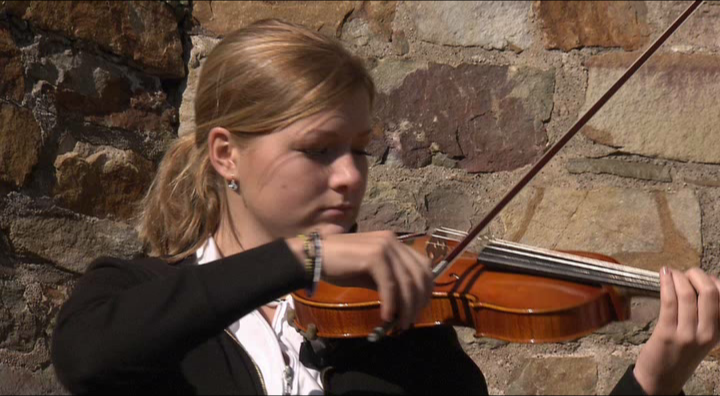
#> input picture Rhine Valley/RV_L.bmp, 720 x 396 px, found by its file name
$ python ViewSynt.py
#> lines starting #> are read from the running program, lines starting #| are printed output that depends on the picture; after the words box and inside, x2 and y2 are one past the last pixel; in counts of white or black regions, pixels touching at a corner belong together
import imageio
import numpy as np
import cv2 as cv
from matplotlib import pyplot as plt

def show(img):
    plt.imshow(img,'gray')
    plt.show()

def show_double(img1,img2,title1,title2):
    plt.figure()
    plt.subplot(121)
    plt.imshow(img1,'gray')
    plt.title(title1)
    plt.subplot(122)
    plt.imshow(img2,'gray')
    plt.title(title2)
    plt.show()

def filterLayer(img):
    img=cv.medianBlur(img,3)
    img=img/16.0
    return img
########################initialization#############################
imgC = cv.imread('RV_L.bmp')
#> imgC is the input picture: shape (396, 720, 3); mean B, G, R 64, 79, 102.5
imgL = cv.imread('RV_L.bmp',0)
#> imgL: shape (396, 720); min 2, max 253, mean 84.3
imgR = cv.imread('RV_R.bmp',0)
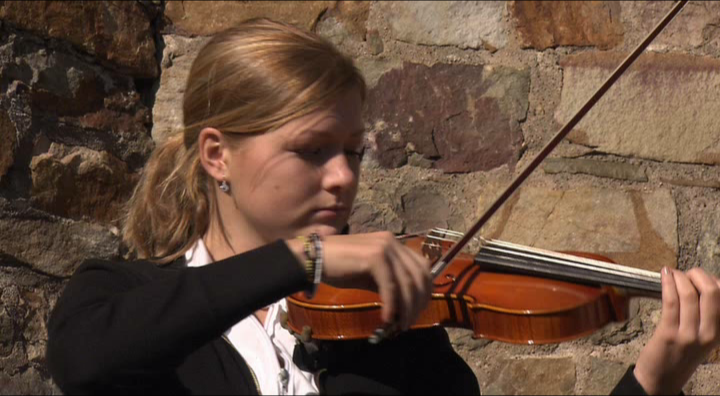
#> input picture Rhine Valley/RV_R.bmp, 720 x 396 px, found by its file name
#> imgR: shape (396, 720); min 2, max 254, mean 82.7
imgL1=cv.imread('RV_L.bmp',0)
imgR1=cv.imread('RV_R.bmp',0)
H,W=imgL1.shape
#> H = 396; W = 720
show(imgL1)
########################disparity computation########################
windowsize=15
channel=1
numdisparities=16*2
stereoL = cv.StereoSGBM_create(0,numdisparities,windowsize,8*channel*windowsize**2,32*channel*windowsize**2,-1,15,0,10,1,1)
disparity_L = stereoL.compute(imgL1,imgR1)
stereoR = cv.ximgproc.createRightMatcher(stereoL)
disparity_R = abs(stereoR.compute(imgR1,imgL1))
for i in range(H):
    for j in range(numdisparities):
        disparity_L[i][0:numdisparities]=disparity_L[i][numdisparities+1]
        disparity_R[i][W-numdisparities:W+1]=disparity_R[i][W-numdisparities-1]
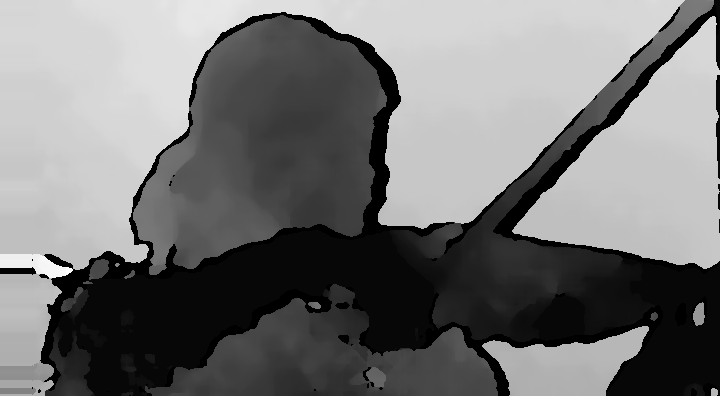
#> disparity_L: shape (396, 720) int16; min -16, max 496, mean 218.7; drawn with min black and max white
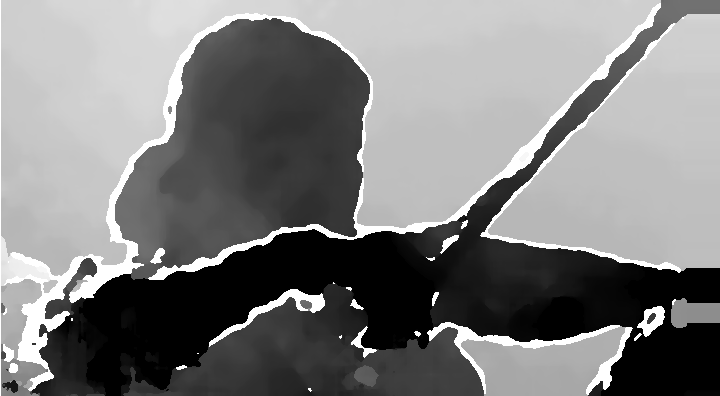
#> disparity_R: shape (396, 720) int16; min 0, max 512, mean 254.6; drawn with min black and max white
#######################filter########################################
disparity_L=filterLayer(disparity_L)
disparity_R=filterLayer(disparity_R)
title1='L2R Disparity map'
title2='R2L Disparity map'
show_double(disparity_L,disparity_R,title1,title2)
#######################LRC-checking##################################
Occlusion=np.zeros_like(disparity_L)
for i in range(H):
    for j in range(W):
        dispL=disparity_L[i][j]
        if j-dispL>=W:
            Occlusion[i][j]=0
            continue
        dispR=disparity_R[i][j-round(dispL)]
        if dispL==0 and dispR==0:
            Occlusion[i][j]=10
            continue
        if dispL==-1:
            Occlusion[i][j]=-1
            continue
        if abs(dispL-dispR)<1:Occlusion[i][j]=disparity_L[i][j]
        else:Occlusion[i][j]=0
#show(Occlusion)
DisparityL_LRC=np.zeros_like(disparity_L)
for i in range(H):
    for j in range(W):
        if Occlusion[i][j]>0:
            DisparityL_LRC[i][j]=disparity_L[i][j]
            continue
        else:
            pl=0
            pr=0
            left=1
            right=1
            flagL=1
            flagR=1
            while(flagL):
                if j-left<=0:
                    flagL=0
                    pl=1000
                    break
                pl=disparity_L[i][j-left]
                if pl>0:
                    flagL=0
                else:left=left+1
            while(flagR):
                if j+right==W:
                    flagR=0
                    pr=1000
                    break
                pr=disparity_L[i][j+right]
                if pr>0:
                    flagR=0
                else:right=right+1
        if Occlusion[i][j]==0:
            DisparityL_LRC[i][j]=min(pl,pr)
        elif Occlusion[i][j]==-1:
            DisparityL_LRC[i][j]=max(pl,pr)
##############################hollow-refinement#############################\
DisparityL_LRC=cv.medianBlur(DisparityL_LRC.astype(np.uint8),5)
for i in range(H):
    for j in range(1,W):
        if DisparityL_LRC[i][j]>200:
            DisparityL_LRC[i][j]=DisparityL_LRC[i][j-1]
    for k in range(1,W):
        if DisparityL_LRC[i][W-k-1]>200:
            DisparityL_LRC[i][W-k-1]=DisparityL_LRC[i][W-k]
#> DisparityL_LRC: shape (396, 720); min 0, max 31, mean 15
#show(DisparityL_LRC)
Mask=np.zeros_like(disparity_L)
Mask=0.7*DisparityL_LRC+0.3*imgL
#show(Mask)
DMask=DisparityL_LRC.copy()
DMask[DMask<=20]=0
DMask[DMask>20]=255
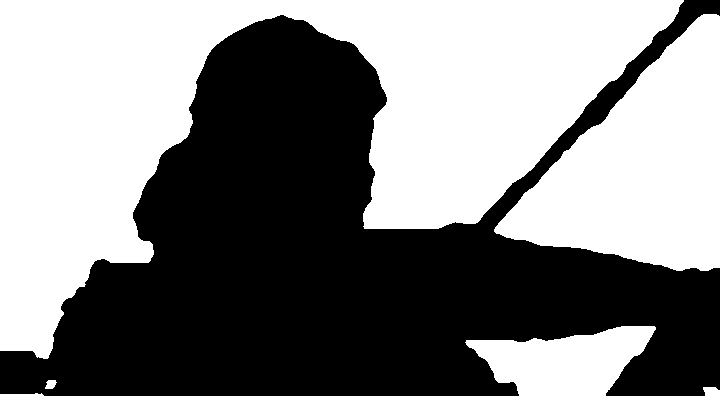
#> DMask: shape (396, 720); 51.3% white; 1 black region, box (x1, y1, x2, y2) and area: (0, 0, 720, 396) 138849
DMask=255-DMask
show_double(imgL,DMask,'1','2')
DMasked=cv.bitwise_and(DMask,imgL)
show(DMask)
show(DMasked)
#######################edge-pixel-refinement#####################
sobel_x = cv.Sobel(DMasked, -1, 1, 0, ksize=3)
sobel_y = cv.Sobel(DMasked, -1, 0, 1, ksize=3)
edge=cv.addWeighted(sobel_x,0.5,sobel_y,0.5,0)
Disp_B=DisparityL_LRC.copy()
edge[edge<70]=0
edge[edge>=70]=255
#> edge: shape (396, 720); 4.5% white in thin lines or dots
for i in range(1,H-1):
    for j in range(1,W-1):
        if edge[i][j]==0:continue
        else:
            if abs(sum(DMask[i][j-5:j-1])-sum(DMask[i][j+1:j+5]))>100:edge[i][j]=0
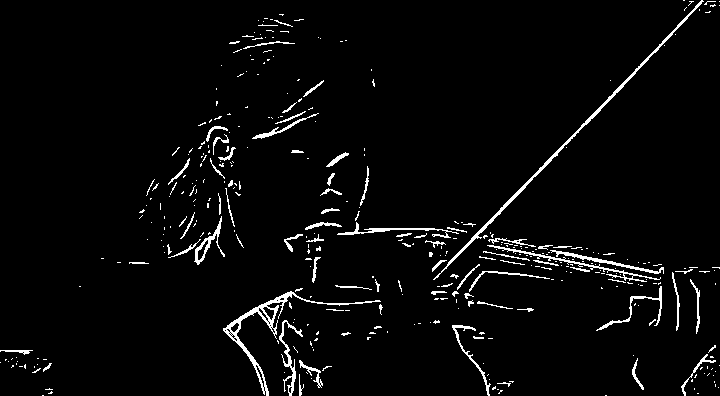
#> edge: shape (396, 720); 3.5% white in thin lines or dots
show_double(DisparityL_LRC,edge,"disp","edge")
ws=10
for i in range(0,H):
    for j in range (ws,W-2*ws):
        if edge[i][j]==0:continue
        else:DisparityL_LRC[i][j:j+ws]=np.median(DisparityL_LRC[i][j+ws:j+2*ws])
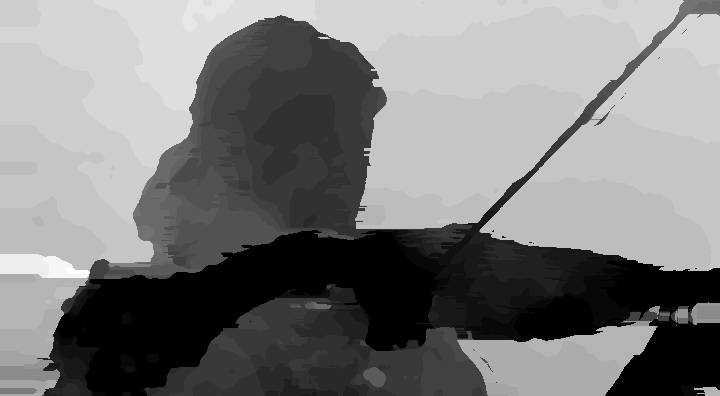
#> DisparityL_LRC: shape (396, 720); min 0, max 31, mean 15.2; drawn with min black and max white
DisparityL_LRC=max(DisparityL_LRC.flatten())-DisparityL_LRC
Disp_B=max(Disp_B.flatten())-Disp_B
show_double(DisparityL_LRC,Disp_B,"1","2")
DMasked=cv.subtract(Disp_B,DisparityL_LRC)
d=cv.subtract(DisparityL_LRC,Disp_B)
show(DMasked)
DMask=DisparityL_LRC.copy()
DMask[DMask<10]=0
DMask[DMask>10]=255
show_double(imgL,DMask,'1','2')
DMasked=cv.bitwise_and(DMask,imgL)
show(DMask)
show(DMasked)
###########################DOF######################################
'''
Focus_len=12
Baseline=30
depth_L=np.zeros_like(disparity_L)
for i in range(H):
    for j in range(W):
        if disparity_L[i][j]==0:continue
        else:depth_L[i][j] = Focus_len*Baseline/disparity_L[i][j]
show(255-depth_L)
'''
############################3D-construction#########################
number=50
for i in range(number):
    visual_Synthesis=np.zeros_like(imgC)
    print(i)
    for j in range(H):
        for k in range(W):
            if DMask[j][k]==0:
                disp_VS=DisparityL_LRC[j][k]
#> (the run stopped early here; a loop or call above may not have finished)
